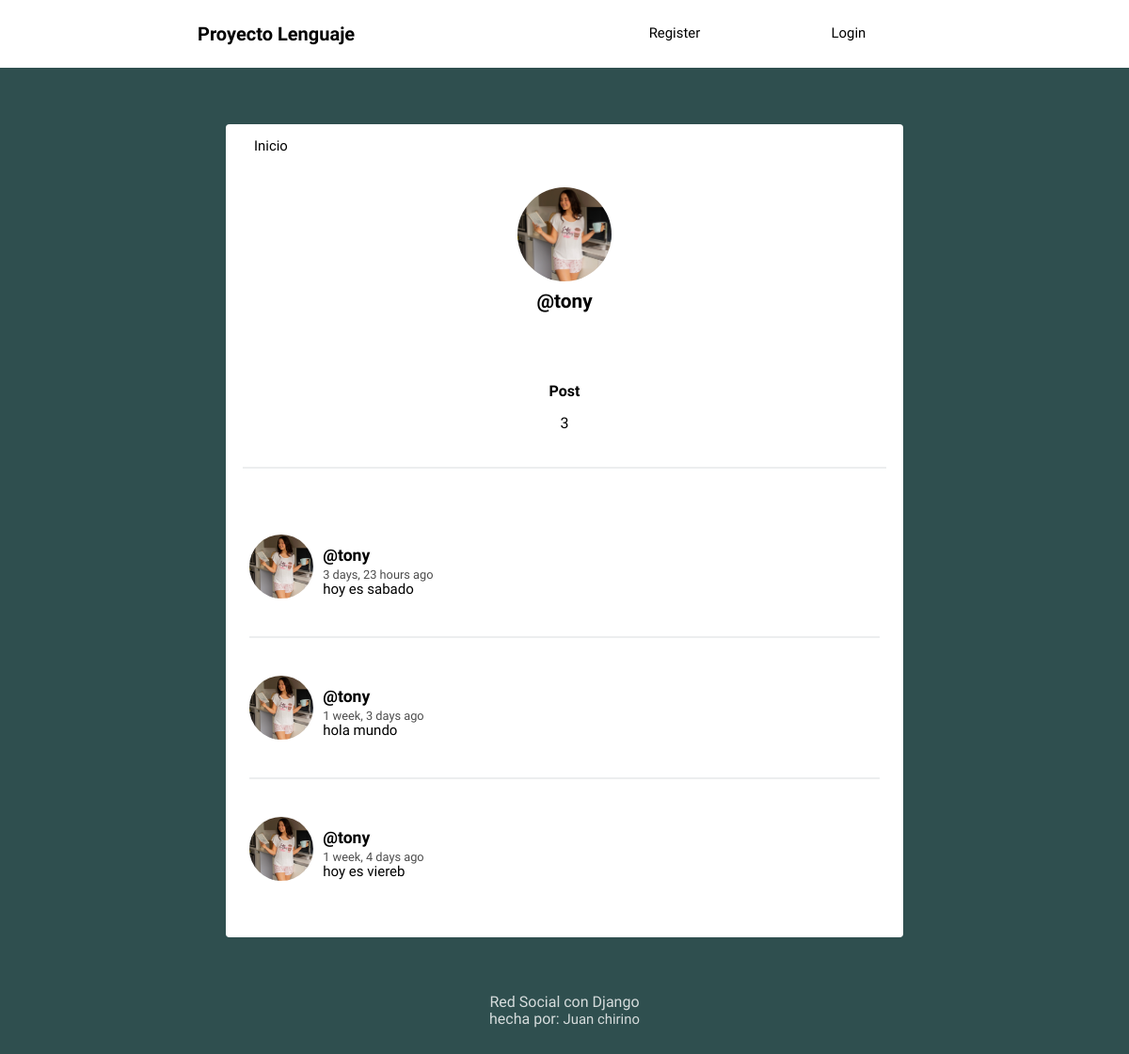
Screenshot of /profile/tony/ with the database file from the repository.
### Social/models.py (models this page shows, shortened)
class Profile(models.Model):
 user = models.OneToOneField(User, on_delete = models.CASCADE)
 imagen = models.ImageField(default='carnicas-sabores6.png')

class Post(models.Model):
  user = models.ForeignKey(User, on_delete = models.CASCADE, related_name = 'post')
  timestamp = models.DateTimeField(default=timezone.now)
  content = models.TextField()
  class Meta:
  	ordering = ['-timestamp']

### Social/views.py (the view)
# urls.py: path('profile/', views.profile, name='profile'),
def profile(request, username=None):
 current_user = request.user
 if username and username != current_user.username:
  user = User.objects.get(username=username)
  post = user.post.all()
 else:
  post = current_user.post.all()
  user = current_user
 return render(request,'social/profile.html', {'user': user, 'post': post})

### Social/templates/social/profile.html
{% extends 'social/feed.html' %}
{% block content %}
<div class="profile">
	<img src="{{user.profile.imagen.url}}">
	<h2>@{{ user.username }}</h2>
</div>
<div class="follow">
	<div>
		<h5>Post</h5>
		<p>{{ user.post.count }}</p>
	</div>
</div>
{{ block.super }}
{% endblock %}

### Social/templates/social/feed.html (shortened to what this page needs)
{% extends 'social/layout.html' %}
{% load humanize %}
{% block content %}
{% for post in post %}
<article>
    <div class="container-article">
        <img src="{{post.user.profile.imagen.url}}">
        <div>
            <h2 class="username"><a href="{% url 'profile' post.user.username %}">@{{post.user.username}}</a></h2>
            <time data-time="#">{{post.timestamp|naturaltime}}</time>
            <div class="post">{{post.content}}</div>
        </div>
    </div>
</article>
{% endfor %}
{% endblock %}

### Social/static/style.css (style rules this page uses)
body { background: #2F4F4F; font-size: 62.5%; font-family: 'Varela Round', Helvetica, Arial, serif; }
h5 { font-size: 1rem; margin-bottom: 0; }
p { font-size: 1rem; }
img { object-fit: cover; }
a { font-size: .93rem; text-decoration: none; color: black; }
article { width: 93%; margin: auto; padding: 40px 0; border-bottom: 2px solid #ECEEEF; }
.username { margin-bottom: .2rem; }
.username a { font-size: 1.1rem; }
.container-article { display: flex; }
.container-article img { height: 68px; width: 68px; margin-right: 10px; border-radius: 50%; }
article:last-child { border-bottom: 0; }
time { font-size: .8rem; opacity: .7; }
.post { font-size: .94rem; }
.profile { display: flex; align-items: center; flex-direction: column; }
.profile img { height: 100px; width: 100px; margin-right: 10px; border-radius: 50%; margin: 20px; }
.profile h2 { margin-top: -10px; font-size: 1.3rem; }
.follow { display: flex; width: 95%; justify-content: space-around; margin: 30px auto; text-align: center; border-bottom: 2px solid #ECEEEF; padding-bottom: 20px; }

### rows the page displays
Post: user.profile.imagen (picture), user.username "tony", timestamp "3 days, 23 hours ago", content "hoy es sabado"
Post: user.profile.imagen (picture), user.username "tony", timestamp "1 week, 3 days ago", content "hola mundo"
Post: user.profile.imagen (picture), user.username "tony", timestamp "1 week, 4 days ago", content "hoy es viereb"

### other values shown
{{ user.username }} "tony"
{{ user.post.count }} "3"
